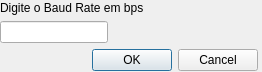
<?xml version="1.0" encoding="UTF-8"?>
<ui version="4.0">
 <class>dialogBR</class>
 <widget class="QDialog" name="dialogBR">
  <property name="windowModality">
   <enum>Qt::WindowModal</enum>
  </property>
  <property name="geometry">
   <rect>
    <x>0</x>
    <y>0</y>
    <width>262</width>
    <height>72</height>
   </rect>
  </property>
  <property name="windowTitle">
   <string>Definir Baud Rate</string>
  </property>
  <widget class="QWidget" name="verticalLayoutWidget">
   <property name="geometry">
    <rect>
     <x>0</x>
     <y>0</y>
     <width>258</width>
     <height>71</height>
    </rect>
   </property>
   <layout class="QVBoxLayout" name="verticalLayout">
    <item>
     <widget class="QLabel" name="label">
      <property name="sizePolicy">
       <sizepolicy hsizetype="Expanding" vsizetype="Expanding">
        <horstretch>0</horstretch>
        <verstretch>0</verstretch>
       </sizepolicy>
      </property>
      <property name="text">
       <string>Digite o Baud Rate em bps</string>
      </property>
     </widget>
    </item>
    <item>
     <widget class="QLineEdit" name="lineEdit">
      <property name="sizePolicy">
       <sizepolicy hsizetype="Fixed" vsizetype="Fixed">
        <horstretch>0</horstretch>
        <verstretch>0</verstretch>
       </sizepolicy>
      </property>
     </widget>
    </item>
    <item>
     <widget class="QDialogButtonBox" name="buttonBox">
      <property name="orientation">
       <enum>Qt::Horizontal</enum>
      </property>
      <property name="standardButtons">
       <set>QDialogButtonBox::Cancel|QDialogButtonBox::Ok</set>
      </property>
     </widget>
    </item>
   </layout>
  </widget>
 </widget>
 <resources/>
 <connections>
  <connection>
   <sender>buttonBox</sender>
   <signal>accepted()</signal>
   <receiver>dialogBR</receiver>
   <slot>accept()</slot>
   <hints>
    <hint type="sourcelabel">
     <x>248</x>
     <y>254</y>
    </hint>
    <hint type="destinationlabel">
     <x>157</x>
     <y>274</y>
    </hint>
   </hints>
  </connection>
  <connection>
   <sender>buttonBox</sender>
   <signal>rejected()</signal>
   <receiver>dialogBR</receiver>
   <slot>reject()</slot>
   <hints>
    <hint type="sourcelabel">
     <x>316</x>
     <y>260</y>
    </hint>
    <hint type="destinationlabel">
     <x>286</x>
     <y>274</y>
    </hint>
   </hints>
  </connection>
 </connections>
</ui>
